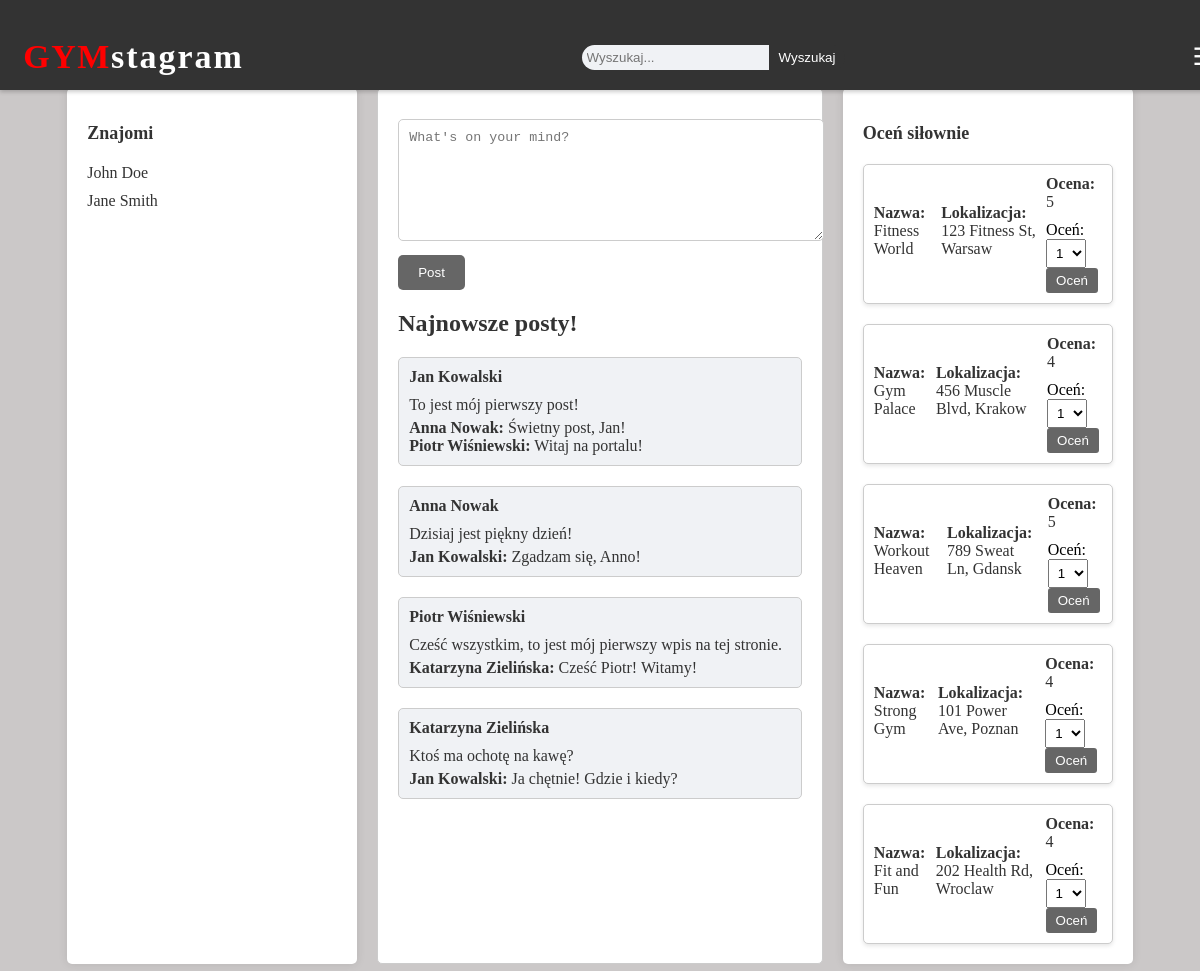
/glowna.php, run on the app's committed database.
### tables this page shows
CREATE TABLE `posty` (
  `PostID` int(11) NOT NULL,
  `UżytkownikID` int(11) DEFAULT NULL,
  `Treść` text NOT NULL,
  `DataDodania` timestamp NOT NULL DEFAULT current_timestamp()
);

CREATE TABLE `komentarze` (
  `KomentarzID` int(11) NOT NULL,
  `PostID` int(11) DEFAULT NULL,
  `UżytkownikID` int(11) DEFAULT NULL,
  `Treść` text NOT NULL,
  `DataDodania` timestamp NOT NULL DEFAULT current_timestamp()
);

### glowna.php (the view, shortened to what this page needs)
<!DOCTYPE html>
<html lang="en">
<head>
    <link href='https://unpkg.com/css.gg@2.0.0/icons/css/clipboard.css' rel='stylesheet'>
    <link href='https://unpkg.com/css.gg@2.0.0/icons/css/phone.css' rel='stylesheet'>
    <link href='https://unpkg.com/css.gg@2.0.0/icons/css/eye.css' rel='stylesheet'>
    <link href='https://unpkg.com/css.gg@2.0.0/icons/css/toggle-on.css' rel='stylesheet'>
    <link href='https://unpkg.com/css.gg@2.0.0/icons/css/arrow-left-o.css' rel='stylesheet'>
    <link href='https://unpkg.com/css.gg@2.0.0/icons/css/arrow-left.css' rel='stylesheet'>
</head>
<body>
    <nav>
        <div class="nav-left">
            <h1><span class="GymWord">GYM</span>stagram</h1>
        </div>
        <div class="search-box">
            <input type="text" placeholder="Wyszukaj...">
            <button class="btn">Wyszukaj</button>
        </div>
        <div class="nav-right">
            <button class="dropbtn" onclick="toggleDropdown()">☰</button>
        </div>
    </nav>
    <div class="main-content">
        <aside class="sidebar">
            <h2>Znajomi</h2>
            <div class="friends-list">
                <div class="friend">
                    <span>John Doe</span>
                </div>
                <div class="friend">
                    <span>Jane Smith</span>
                </div>
            </div>
        </aside>
        <div class="post-section">
            <form action="add_post.php" method="POST">
                <textarea name="post_content" placeholder="What's on your mind?" required></textarea>
                <button type="submit" class="btn-post">Post</button>
            </form>
            <h2>Najnowsze posty!</h2>
            <?php include 'display_posts.php'; ?>
        </div>
        <aside class="rating-panel">
        <h2>Oceń siłownie</h2>
        <div class="gym-list">
            <?php
            $servername = "localhost";
            $username = "root";
            $password = "";
            $dbname = "gymstagram";
            $conn = new mysqli($servername, $username, $password, $dbname);
            $sql = "SELECT id, nazwa, lokalizacja, ocena FROM siłownie";
            $result = $conn->query($sql);
            if ($result->num_rows > 0) {
                while ($row = $result->fetch_assoc()) {
                    echo "<div class='gym-item'>";
                    echo "<span><strong>Nazwa:</strong> " . $row["nazwa"] . "</span>";
                    echo "<span><strong>Lokalizacja:</strong> " . $row["lokalizacja"] . "</span>";
                    echo "<div class='rating-section'>";
                    echo "<span><strong>Ocena:</strong> " . $row["ocena"] . "</span>";
                    echo "<form action='rate_gyms.php' method='POST'>";
                    echo "<label for='rating'>Oceń:</label>";
                    echo "<select name='rating' id='rating'>";
                    echo "<option value='1'>1</option>";
                    echo "</select>";
                    echo "<button type='submit'>Oceń</button>";
                    echo "</form>";
                    echo "</div>";
                    echo "</div>";
                }
            } else {
                echo "Brak wyników";
            }
            ?>
        </div>
    </aside>
</div>
</body>
</html>

### display_posts.php (shortened to what this page needs)
<?php
$servername = "localhost";
$username = "wiktor";
$password = "root";
$dbname = "gymstagram";
$conn = new mysqli($servername, $username, $password, $dbname);
$sql = "SELECT p.PostID, p.Treść as PostTreść, u.Imię, u.Nazwisko
        FROM Posty p
        JOIN Użytkownicy u ON p.UżytkownikID = u.UżytkownikID
        ORDER BY p.DataDodania DESC";
$result = $conn->query($sql);
if ($result->num_rows > 0) {
    while($row = $result->fetch_assoc()) {
        echo "<div class='post-item'>";
        echo "<h3>" . $row["Imię"] . " " . $row["Nazwisko"] . "</h3>";
        echo "<p>" . $row["PostTreść"] . "</p>";
        $postId = $row["PostID"];
        $commentSql = "SELECT c.Treść as KomentarzTreść, cu.Imię, cu.Nazwisko
                       FROM Komentarze c
                       JOIN Użytkownicy cu ON c.UżytkownikID = cu.UżytkownikID
                       WHERE c.PostID = $postId
                       ORDER BY c.DataDodania ASC";
        $commentResult = $conn->query($commentSql);
        if ($commentResult->num_rows > 0) {
            echo "<div class='comment-list'>";
            while($commentRow = $commentResult->fetch_assoc()) {
                echo "<div class='comment-item'>";
                echo "<strong>" . $commentRow["Imię"] . " " . $commentRow["Nazwisko"] . ":</strong> ";
                echo "<span>" . $commentRow["KomentarzTreść"] . "</span>";
                echo "</div>";
            }
            echo "</div>";
        }
        echo "</div>";
    }
} else {
    echo "No posts found";
}
?>

### glowna.php (style rules this page uses)
body { background-color: #cbc8c8; padding: 0; font-family:Cambria, Cochin, Georgia, Times, 'Times New Roman', serif; display: flex; justify-content: center; align-items: center; min-height: 100vh; }
.main-content { display: flex; width: 90%; max-width: 1200px; margin-top: 80px; gap: 20px; }
nav { height: 70px; position: fixed; top: 0; left: 0; width: 100%; background-color: #333; color: #fff; padding: 10px 20px; box-shadow: 0 2px 4px rgba(0, 0, 0, 0.2); z-index: 1000; display: flex; justify-content: space-between; align-items: center; flex-wrap: wrap; }
nav h1 { font-weight: bold; font-size: 34px; letter-spacing: 2px; margin-left: 3%; display: flex; align-items: center; justify-content: center; }
.GymWord { color: red; letter-spacing: 1.5px; }
.search-box { display: flex; align-items: center; }
.search-box input[type="text"] { padding: 5px; border-radius: 20px 0 0 20px; border: none; background-color: #f0f2f5; }
.search-box .btn { background-color: #333; color: #fff; padding: 5px 10px; border: none; border-radius: 0 20px 20px 0; cursor: pointer; }
.dropbtn { background-color: transparent; border: none; cursor: pointer; font-size: 24px; color: #fff; }
.sidebar, .rating-panel { width: 250px; background-color: #fff; padding: 20px; box-shadow: 0 0 10px rgba(0, 0, 0, 0.1); border-radius: 5px; border-color: #333; }
.sidebar h2, .rating-panel h2 { font-size: 18px; margin-bottom: 20px; color: #333; }
.friends-list, .gym-list { display: flex; flex-direction: column; gap: 10px; }
.friend, .gym-item { display: flex; align-items: center; gap: 10px; }
.friend span, .gym-item span { font-weight: 500; color: #333; }
.post-section { background-color: #fff; color: #333; border: 1px solid #ccc; border-radius: 5px; padding: 20px; flex-grow: 1; }
.post-section form textarea { width: 100%; height: 100px; padding: 10px; margin: 10px 0; border: 1px solid #ccc; border-radius: 5px; }
.post-section .btn-post { background-color: #666; color: #fff; border: none; padding: 10px 20px; border-radius: 5px; cursor: pointer; }
.post-item { margin-bottom: 20px; padding: 10px; background-color: #f0f2f5; border-radius: 5px; border: 1px solid #ccc; }
.post-item h3 { margin: 0 0 10px; font-size: 16px; }
.post-item p { margin: 0 0 5px; }
.gym-item { border: 1px solid #ccc; border-radius: 5px; padding: 10px; margin-bottom: 10px; background-color: #fff; box-shadow: 0 2px 4px rgba(0, 0, 0, 0.1); }
.gym-item:last-child { margin-bottom: 0; }
.gym-item span { display: block; margin-bottom: 5px; }
.gym-item form { margin-top: 10px; }
.gym-item form label { margin-right: 10px; }
.gym-item form select { padding: 5px; }
.gym-item form button { background-color: #666; color: #fff; border: none; padding: 5px 10px; border-radius: 3px; cursor: pointer; }

### data on the page
posty: UżytkownikID.Imię "Jan", UżytkownikID.Nazwisko "Kowalski", Treść "To jest mój pierwszy post!"
komentarze: UżytkownikID.Imię "Anna", UżytkownikID.Nazwisko "Nowak", Treść "Świetny post, Jan!"
komentarze: UżytkownikID.Imię "Piotr", UżytkownikID.Nazwisko "Wiśniewski", Treść "Witaj na portalu!"
posty: UżytkownikID.Imię "Anna", UżytkownikID.Nazwisko "Nowak", Treść "Dzisiaj jest piękny dzień!"
komentarze: UżytkownikID.Imię "Jan", UżytkownikID.Nazwisko "Kowalski", Treść "Zgadzam się, Anno!"
posty: UżytkownikID.Imię "Piotr", UżytkownikID.Nazwisko "Wiśniewski", Treść "Cześć wszystkim, to jest mój pierwszy wpis na tej stronie."
komentarze: UżytkownikID.Imię "Katarzyna", UżytkownikID.Nazwisko "Zielińska", Treść "Cześć Piotr! Witamy!"
posty: UżytkownikID.Imię "Katarzyna", UżytkownikID.Nazwisko "Zielińska", Treść "Ktoś ma ochotę na kawę?"
komentarze: UżytkownikID.Imię "Jan", UżytkownikID.Nazwisko "Kowalski", Treść "Ja chętnie! Gdzie i kiedy?"
siłownie: nazwa "Fitness World", lokalizacja "123 Fitness St, Warsaw", ocena "5"
siłownie: nazwa "Gym Palace", lokalizacja "456 Muscle Blvd, Krakow", ocena "4"
siłownie: nazwa "Workout Heaven", lokalizacja "789 Sweat Ln, Gdansk", ocena "5"
siłownie: nazwa "Strong Gym", lokalizacja "101 Power Ave, Poznan", ocena "4"
siłownie: nazwa "Fit and Fun", lokalizacja "202 Health Rd, Wroclaw", ocena "4"
